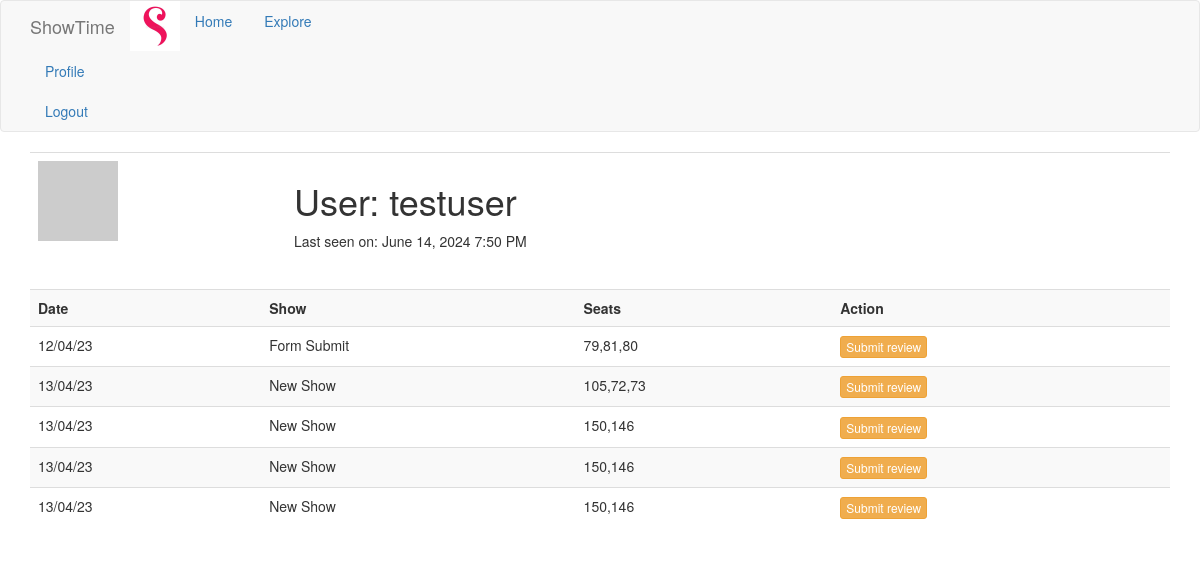
/user/testuser (signed in), run on the app's committed database.
### app/models/__init__.py (models this page shows, shortened)
class User(UserMixin, db.Model):
    __tablename__ = "user"
    id=db.Column(db.Integer, primary_key=True, nullable=False, unique=True)
    email=db.Column(db.String(64), nullable=False,unique=True)
    username = db.Column(db.String(64), index=True, unique=True)
    fullname=db.Column(db.String(64),nullable=True)
    password_hash=db.Column(db.String(64), nullable=False)
    userType = db.Column(db.String(20), default = 'user')
    fs_uniquifier = db.Column(db.String(64), unique=True, nullable=True)
    bookings = db.relationship('Booking', backref='user', lazy='dynamic')
    @hybrid_property
    def isAdmin(self): #an example method - your admin view could use this method to check if a user should be given access
         if self.userType == 'admin':
             return True
         else:
             return False
    def avatar(self, size):
        digest = self.email.lower().encode('utf-8')
        return 'https://www.gravatar.com/avatar/{}?d=identicon&s={}'.format(
            digest, size)
    @property
    def is_authenticated(self):
        return True
    @property
    def is_anonymous(self):
        return False
    @login_manager.user_loader
    def load_user(id):
        return User.query.get(int(id))

class Booking( db.Model):
    __tablename__ = "booking"
    id = db.Column(db.Integer, primary_key=True)
    date = db.Column(db.String(100), nullable=False)
    showTime = db.Column(db.String(255), nullable=False)
    sheats = db.Column(db.String(255), nullable=False)
    price = db.Column(db.Integer)
    timestamp = db.Column(db.DateTime, index=True, default=datetime.utcnow)
    show_id = db.Column(db.Integer, db.ForeignKey('show.id'))
    user_id = db.Column(db.Integer, db.ForeignKey('user.id'))
    show = db.relationship("Show", back_populates="bookings")

class Show( db.Model):
    __tablename__ = "show"
    id = db.Column(db.Integer, primary_key=True)
    name = db.Column(db.String(64), nullable=False)
    tags = db.Column(db.String(64))
    price = db.Column(db.Integer, nullable=False, default=0)
    date_from = db.Column(db.Date)
    date_to   = db.Column(db.Date)
    timing = db.Column(db.String(255))
    timestamp = db.Column(db.DateTime, index=True, default=datetime.utcnow)
    venue_id = db.Column(db.Integer, db.ForeignKey('venue.id'))
    images = db.relationship("Images", back_populates="show")
    bookings = db.relationship("Booking", back_populates="show")

### app/main/routes.py (the view)
@bp.route('/user/<username>')
@login_required
def user(username):
    user = User.query.filter_by(username=username).first_or_404()
    page = request.args.get('page', 1, type=int)
    bookings = user.bookings.order_by(Booking.timestamp.desc()).paginate(
        page=page, per_page=5,
        error_out=False)
    next_url = url_for('main.user', username=user.username,
                       page=bookings.next_num) if bookings.has_next else None
    prev_url = url_for('main.user', username=user.username,
                       page=bookings.prev_num) if bookings.has_prev else None
    form = EmptyForm()
    return render_template('user.html', user=user, bookings=bookings,
                           next_url=next_url, prev_url=prev_url, form=form)

### app/main/routes.py (called while the page is built)
@bp.before_app_request
def before_request():
    if current_user.is_authenticated:
        current_user.last_seen = datetime.utcnow()
        db.session.commit()

### app/templates/user.html (shortened to what this page needs)
{% extends "base.html" %}
{% block app_content %}
    <table class="table table-hover">
        <tr>
            <td width="256px"><img src="{{ user.avatar(256) }}"></td>
            <td>
                <h1>{{ 'User' }}: {{ user.username }}</h1>
                {% if user.last_seen %}
                <p>{{ 'Last seen on' }}: {{ moment(user.last_seen).format('LLL') }}</p>
                {% endif %}
            </td>
        </tr>
    </table>
    {% if bookings %}
        <table style=" " class="table table-striped">
        <tr>
            <th class="type">Date</th>
            <th>Show</th>
            <th>Seats</th>
            <th>Action</th>
        </tr>
        {% for booking in bookings %}
        <tr>
            <td>{{ booking.date }}</td>
            <td>{{ booking.show.name }}</td>
            <td>{{ booking.sheats }}</td>
            <td>
                <a href="{{ url_for('main.review', show_id=booking.show.id) }}" class="btn btn-warning btn-xs">Submit review</a>
            </td>
        </tr>
        {% endfor %}
     {% endif %}
{% endblock %}

### app/templates/base.html (shortened to what this page needs)
{% extends 'bootstrap/base.html' %}
{% block navbar %}
    <nav class="navbar navbar-default">
        <div class="container">
            <div class="navbar-header">
                <img src="{{url_for('static', filename='/assets/show-time.jpeg')}}" width="50"/>
                <a class="navbar-brand" href="{{ url_for('main.index') }}">ShowTime</a>
            </div>
            <ul class="nav nav-pills">
                <li class="nav-item"><a href="{{ url_for('main.index') }}" class="nav-link active" aria-current="page">Home</a></li>
                <li class="nav-item"><a href="#" class="nav-link">Explore</a></li>
              </ul>
              <ul class="nav">
                {% if current_user.is_anonymous %}
                    <li class="nav-item"><a href="{{ url_for('auth.login') }}">{{ 'Login' }}</a></li>
                {% else %}
                <li class="nav-item"><a class="nav-link link-dark px-2" href="{{ url_for('main.user', username=current_user.username) }}">{{ 'Profile' }}</a></li>
                <li class="nav-item"><a class="nav-link link-dark px-2" href="{{ url_for('auth.logout') }}">{{ 'Logout' }}</a></li>
                {% endif %}
              </ul>
        </div>
    </nav>
{% endblock %}
{% block content %}
    <div class="container">
        {% block app_content %}{% endblock %}
    </div>
{% endblock %}

### data on the page
User: userType "User", username "testuser"
Booking: date "12/04/23", show.name "Form Submit", sheats "79,81,80"
Booking: date "13/04/23", show.name "New Show", sheats "105,72,73"
Booking: date "13/04/23", show.name "New Show", sheats "150,146"
Booking: date "13/04/23", show.name "New Show", sheats "150,146"
Booking: date "13/04/23", show.name "New Show", sheats "150,146"

### other printed values
{{ 'Profile' }} "Profile"
{{ 'Logout' }} "Logout"
{{ 'Last seen on' }} "Last seen on"
{{ moment(user.last_seen).format('LLL') }} "June 14, 2024 7:50 PM"
